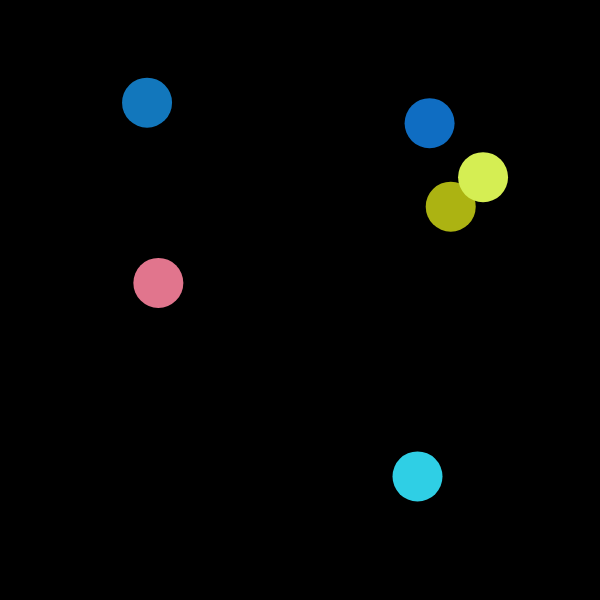
Frame 1 (no input)
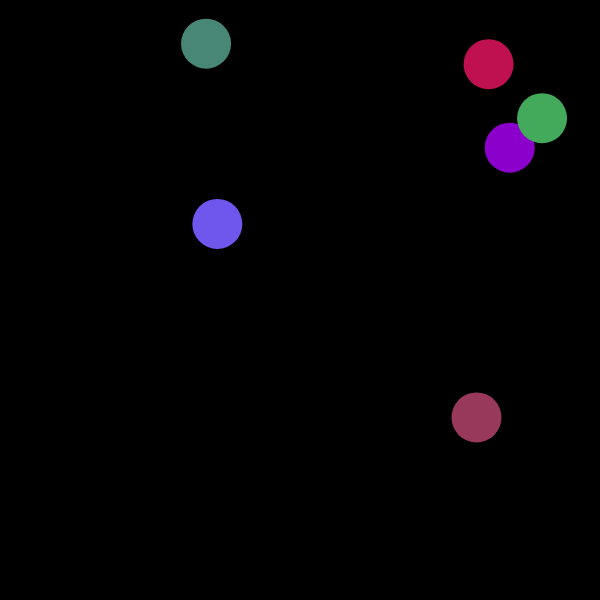
Frame 60 (no input)
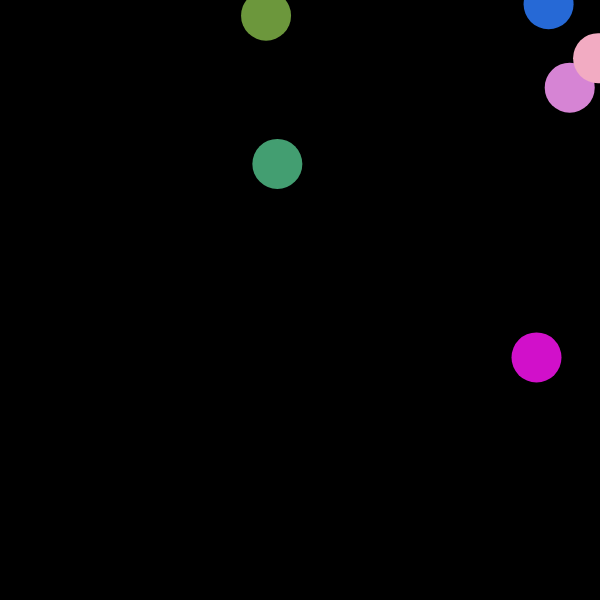
Frame 120 (the mouse pressed at the canvas centre since frame 60)

The p5.js sketch that drew these frames (run headless with seeded random() and noise() and a simulated clock; from frame 60 on, the mouse is pressed at the canvas centre):

// p5.js sketch
// ── sketch.js
var ball = [];  //Empty Array named ball

function setup() {

	createCanvas(600,600);
	for(var i = 0; i < 6; i++){

			ball[i] ={
			x: random(0, width),
			y: random(0, height),
			xspeed: 1,
			yspeed: -1,

			move: function(){
				this.x = this.x +this.xspeed;
				this.y = this.y + this.yspeed;
			},

			bounce: function(){
				if(	this.x > width || this.x < 0){
				
				this.xspeed = this.xspeed * -1;
			}

			if(this.y > height || this.y <0){
				
				this.yspeed = this.yspeed *-1;
			}
		},

			display: function(){
				noStroke();
				fill(random(255),random(255),random(255))
				ellipse(this.x, this.y, 50, 50);
			}
		}
	}

	print(ball);

}

/*
Draw function execute the function defined above in setup
*/

function draw() {
	background(0);
	for(var i = 0; i < ball.length; i++){
	 ball[i].move();
	 ball[i].bounce();
	 ball[i].display();

	}

}
